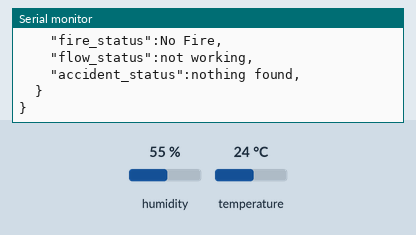
This sketch was run on a simulated ESP32. Parts: the last lines printed to the serial monitor. The test bench sets the inputs (shaded band); at power-on: temperature 24 °C, humidity 55 %. The local clock reads 2024-03-15 10:24:30 at power-on unless the sketch sets it; random numbers use the default seed unless the sketch sets one.

Above: at 1.8 s.
1.9 s: temperature set to 12 °C
At 2.9 s:
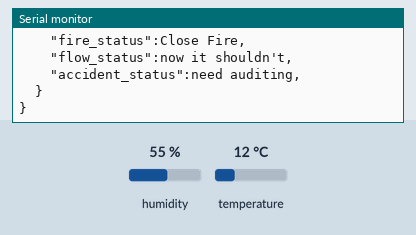
3.5 s: temperature set to 19 °C
At 8.1 s:
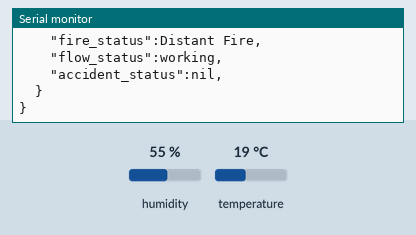
Timing chart, 0 to 9.6 s (numbered marks = the images above; inputs shaded):
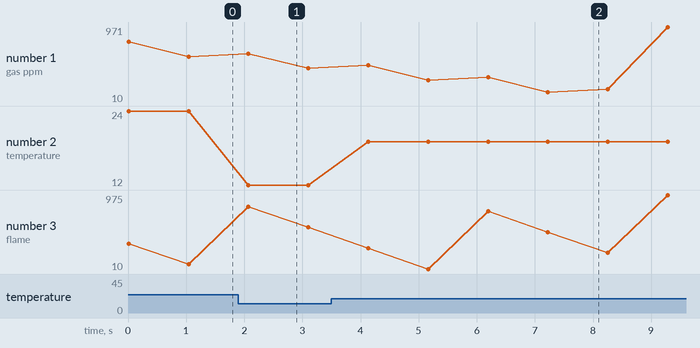

The sketch:

esp32.ino
```cpp
#include "DHTesp.h"
#include <cstdlib>
#include <time.h>

const int DHT_PIN = 15;

bool is_exhaust_fan_on = false;
bool is_sprinkler_on = false;

float temperature  = 0;

int gas_ppm = 0;
int flame = 0;
int flow = 0;

String flame_status = "";
String accident_status = "";
String sprinkler_status = "";

DHTesp dhtSensor;


void setup() {
  Serial.begin(99900);

  /**** sensor pin setups ****/
  dhtSensor.setup(DHT_PIN, DHTesp::DHT22);
  //if real gas sensor is used make sure the senor is heated up for acurate readings
  /*
    - Here random values for readings and stdout were used to show the
      working  of the devices as physical or simulated devices are not
      available.
  */
}

void loop() {

  TempAndHumidity  data = dhtSensor.getTempAndHumidity();

  //setting a random seed
  srand(time(0));

  //initial variable activities like declaring , assigning
  temperature  = data.temperature;
  gas_ppm = rand()%1000;
  int flamereading = rand()%1024;
  flame = map(flamereading,0,1024,0,1024);
  int flamerange = map(flamereading,0,1024,0,3);
  int flow = ((rand()%100)>50?1:0);

  //set a flame status based on how close it is.....
  switch (flamerange) {
  case 2:    // A fire closer than 1.5 feet away.
    flame_status = "Close Fire";
    break;
  case 1:    // A fire between 1-3 feet away.
    flame_status = "Distant Fire";
    break;
  case 0:    // No fire detected.
    flame_status = "No Fire";
    break;
  }

  //toggle the fan according to gas in ppm in the room
  if(gas_ppm > 100){
    is_exhaust_fan_on = true;
  }
  else{
    is_exhaust_fan_on = false;
  }

  //find the accident status 'cause fake alert may be caused by some mischief activities
  if(temperature < 40 && flamerange ==2){
    accident_status = "need auditing";
    is_sprinkler_on = false;
  }
  else if(temperature < 40 && flamerange ==0){
    accident_status = "nothing found";
    is_sprinkler_on = "off";
  }
  else if(temperature > 50 && flamerange == 1){
    is_sprinkler_on = "on";
    accident_status = "moderate";
  }
  else if(temperature > 55 && flamerange == 2){
    is_sprinkler_on = "on";
    accident_status = "severe";
  }else{
    is_sprinkler_on = "off";
    accident_status = "nil";
  }


  //send the sprinkler status
  if(is_sprinkler_on){
    if(flow){
      sprinkler_status = "working";
    }
    else{
      sprinkler_status = "not working";
    }
  }
  else if(is_sprinkler_on == false){
    sprinkler_status = "now it shouldn't";
  }
  else{
    sprinkler_status = "something's wrong";
  }

  //Obivously the output.It is like json format 'cause it will help us for future sprints
  String out = "{\n\t\"senor_values\":{";
  out+="\n\t\t\"gas_ppm\":"+String(gas_ppm)+",";
  out+="\n\t\t\"temperature\":"+String(temperature,2)+",";
  out+="\n\t\t\"flame\":"+String(flame)+",";
  out+="\n\t\t\"flow\":"+String(flow)+",\n\t}";
  out+="\n\t\"output\":{";
  out+="\n\t\t\"is_exhaust_fan_on\":"+String((is_exhaust_fan_on)?"true":"false")+",";
  out+="\n\t\t\"is_sprinkler_on\":"+String((is_sprinkler_on)?"true":"false")+",";
  out+="\n\t}";
  out+="\n\t\"messages\":{";
  out+="\n\t\t\"fire_status\":"+flame_status+",";
  out+="\n\t\t\"flow_status\":"+sprinkler_status+",";
  out+="\n\t\t\"accident_status\":"+accident_status+",";
  out+="\n\t}";
  out+="\n}";
  Serial.println(out);

  delay(1000);
}
```

Measured:
- after the input at 1.9 s, the serial monitor: prints a new line after 0.17 s (image 1)
- after the input at 3.5 s, the serial monitor: prints a new line after 0.63 s (image 2)
- plotted number 2: 24 → 12 after the input at 1.9 s, 12 → 19 after the input at 3.5 s
